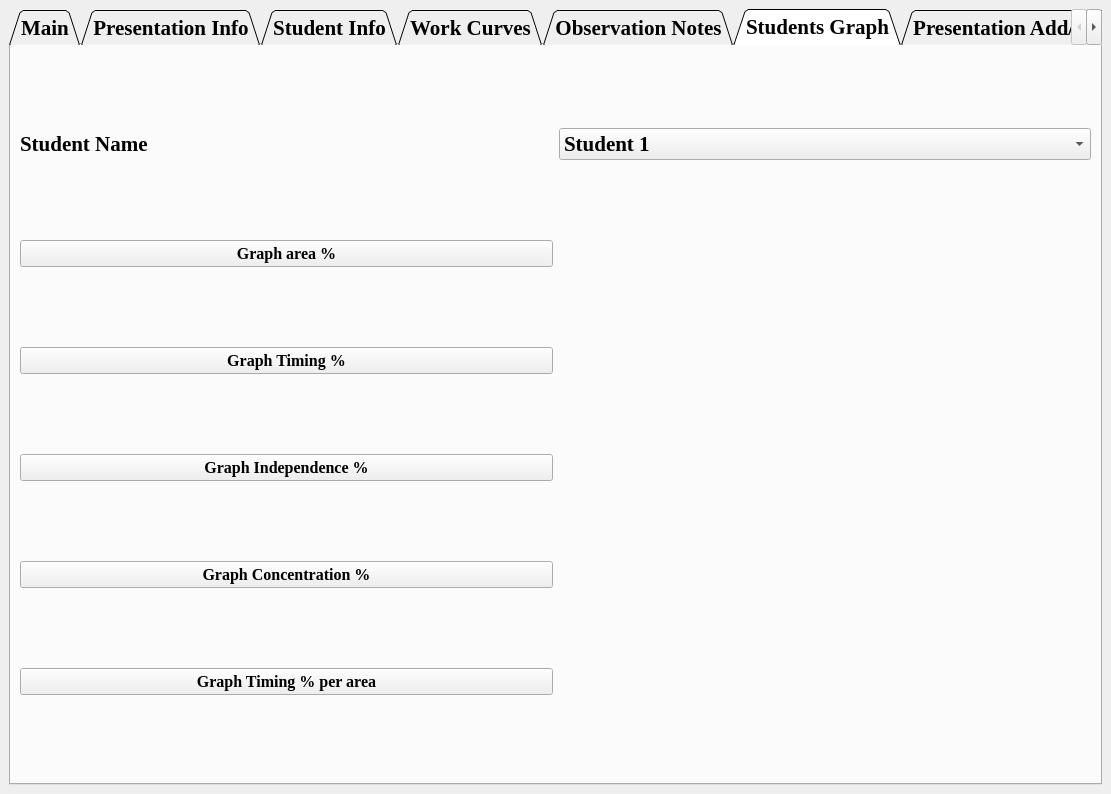
<?xml version="1.0" encoding="UTF-8"?>
<ui version="4.0">
 <class>MainWindow</class>
 <widget class="QMainWindow" name="MainWindow">
  <property name="geometry">
   <rect>
    <x>0</x>
    <y>0</y>
    <width>1111</width>
    <height>794</height>
   </rect>
  </property>
  <property name="windowTitle">
   <string>MainWindow</string>
  </property>
  <widget class="QWidget" name="centralwidget">
   <layout class="QGridLayout" name="gridLayout">
    <item row="0" column="1">
     <widget class="QTabWidget" name="tabWidget">
      <property name="font">
       <font>
        <family>Times New Roman</family>
        <pointsize>16</pointsize>
        <weight>75</weight>
        <bold>true</bold>
       </font>
      </property>
      <property name="styleSheet">
       <string notr="true"/>
      </property>
      <property name="tabShape">
       <enum>QTabWidget::Triangular</enum>
      </property>
      <property name="currentIndex">
       <number>5</number>
      </property>
      <widget class="QWidget" name="tab">
       <attribute name="title">
        <string>Main</string>
       </attribute>
      </widget>
      <widget class="QWidget" name="tab_3">
       <attribute name="title">
        <string>Presentation Info</string>
       </attribute>
       <layout class="QGridLayout" name="gridLayout_6">
        <item row="0" column="0">
         <widget class="QFrame" name="frame_3">
          <property name="frameShape">
           <enum>QFrame::StyledPanel</enum>
          </property>
          <property name="frameShadow">
           <enum>QFrame::Raised</enum>
          </property>
          <layout class="QGridLayout" name="gridLayout_5">
           <item row="0" column="1">
            <widget class="QComboBox" name="comboBox_2">
             <item>
              <property name="text">
               <string>Presentation 1</string>
              </property>
             </item>
            </widget>
           </item>
           <item row="0" column="0">
            <widget class="QLabel" name="label_6">
             <property name="text">
              <string>Presentation Name</string>
             </property>
            </widget>
           </item>
           <item row="0" column="2">
            <widget class="QPushButton" name="pushButton_7">
             <property name="text">
              <string>ADD</string>
             </property>
            </widget>
           </item>
           <item row="1" column="3">
            <widget class="QLineEdit" name="lineEdit_5"/>
           </item>
           <item row="3" column="3">
            <widget class="QLineEdit" name="lineEdit_6"/>
           </item>
           <item row="3" column="2">
            <widget class="QLabel" name="label_10">
             <property name="text">
              <string>SUB AREA</string>
             </property>
            </widget>
           </item>
           <item row="1" column="2">
            <widget class="QLabel" name="label_9">
             <property name="text">
              <string>AGE GROUP</string>
             </property>
            </widget>
           </item>
           <item row="1" column="1">
            <widget class="QLineEdit" name="lineEdit_3"/>
           </item>
           <item row="1" column="0">
            <widget class="QLabel" name="label_7">
             <property name="text">
              <string>NAME</string>
             </property>
            </widget>
           </item>
           <item row="3" column="0">
            <widget class="QLabel" name="label_8">
             <property name="text">
              <string>AREA</string>
             </property>
            </widget>
           </item>
           <item row="3" column="1">
            <widget class="QLineEdit" name="lineEdit_4"/>
           </item>
           <item row="4" column="0" colspan="4">
            <layout class="QHBoxLayout" name="horizontalLayout_2">
             <item>
              <widget class="QPushButton" name="pushButton_8">
               <property name="text">
                <string>EDIT</string>
               </property>
              </widget>
             </item>
             <item>
              <widget class="QPushButton" name="pushButton_9">
               <property name="text">
                <string>SAVE</string>
               </property>
              </widget>
             </item>
            </layout>
           </item>
          </layout>
         </widget>
        </item>
       </layout>
      </widget>
      <widget class="QWidget" name="tab_2">
       <attribute name="title">
        <string>Student Info</string>
       </attribute>
       <layout class="QGridLayout" name="gridLayout_2">
        <item row="0" column="0">
         <widget class="QFrame" name="frame">
          <property name="sizePolicy">
           <sizepolicy hsizetype="Expanding" vsizetype="Preferred">
            <horstretch>0</horstretch>
            <verstretch>0</verstretch>
           </sizepolicy>
          </property>
          <property name="frameShape">
           <enum>QFrame::StyledPanel</enum>
          </property>
          <property name="frameShadow">
           <enum>QFrame::Raised</enum>
          </property>
          <layout class="QGridLayout" name="gridLayout_3">
           <item row="0" column="2">
            <widget class="QPushButton" name="pushButton_6">
             <property name="sizePolicy">
              <sizepolicy hsizetype="Expanding" vsizetype="Fixed">
               <horstretch>0</horstretch>
               <verstretch>0</verstretch>
              </sizepolicy>
             </property>
             <property name="text">
              <string>ADD</string>
             </property>
            </widget>
           </item>
           <item row="4" column="0" colspan="3">
            <layout class="QHBoxLayout" name="horizontalLayout_3">
             <item>
              <widget class="QPushButton" name="pushButton">
               <property name="text">
                <string>Edit</string>
               </property>
              </widget>
             </item>
             <item>
              <widget class="QPushButton" name="pushButton_2">
               <property name="text">
                <string>Save</string>
               </property>
              </widget>
             </item>
            </layout>
           </item>
           <item row="1" column="0">
            <widget class="QLabel" name="label_2">
             <property name="text">
              <string>Name</string>
             </property>
            </widget>
           </item>
           <item row="2" column="0">
            <widget class="QLabel" name="label_3">
             <property name="text">
              <string>Age</string>
             </property>
            </widget>
           </item>
           <item row="0" column="0">
            <widget class="QLabel" name="label_5">
             <property name="text">
              <string>Student Name</string>
             </property>
            </widget>
           </item>
           <item row="3" column="0">
            <widget class="QLabel" name="label_4">
             <property name="text">
              <string>DOB (Date Of Birth)</string>
             </property>
            </widget>
           </item>
           <item row="1" column="1" colspan="2">
            <widget class="QLineEdit" name="lineEdit"/>
           </item>
           <item row="0" column="1">
            <widget class="QComboBox" name="comboBox">
             <property name="sizePolicy">
              <sizepolicy hsizetype="Expanding" vsizetype="Fixed">
               <horstretch>0</horstretch>
               <verstretch>0</verstretch>
              </sizepolicy>
             </property>
             <item>
              <property name="text">
               <string>Student 1</string>
              </property>
             </item>
             <item>
              <property name="text">
               <string>Student 2</string>
              </property>
             </item>
             <item>
              <property name="text">
               <string>Student 3</string>
              </property>
             </item>
            </widget>
           </item>
           <item row="5" column="0" colspan="3">
            <layout class="QHBoxLayout" name="horizontalLayout">
             <item>
              <widget class="QPushButton" name="pushButton_3">
               <property name="text">
                <string>Work Curve</string>
               </property>
              </widget>
             </item>
             <item>
              <widget class="QPushButton" name="pushButton_4">
               <property name="text">
                <string>Observations</string>
               </property>
              </widget>
             </item>
             <item>
              <widget class="QPushButton" name="pushButton_5">
               <property name="text">
                <string>Data</string>
               </property>
              </widget>
             </item>
            </layout>
           </item>
           <item row="3" column="1" colspan="2">
            <widget class="QDateEdit" name="dateEdit"/>
           </item>
           <item row="2" column="1" colspan="2">
            <widget class="QLineEdit" name="lineEdit_2"/>
           </item>
          </layout>
         </widget>
        </item>
       </layout>
      </widget>
      <widget class="QWidget" name="tab_4">
       <attribute name="title">
        <string>Work Curves</string>
       </attribute>
      </widget>
      <widget class="QWidget" name="tab_5">
       <attribute name="title">
        <string>Observation Notes</string>
       </attribute>
       <layout class="QGridLayout" name="gridLayout_7">
        <item row="0" column="0">
         <widget class="QFrame" name="frame_2">
          <property name="frameShape">
           <enum>QFrame::StyledPanel</enum>
          </property>
          <property name="frameShadow">
           <enum>QFrame::Raised</enum>
          </property>
          <layout class="QGridLayout" name="gridLayout_4">
           <item row="0" column="0">
            <widget class="QLabel" name="label_11">
             <property name="text">
              <string>Student Name</string>
             </property>
            </widget>
           </item>
           <item row="0" column="1" colspan="2">
            <widget class="QComboBox" name="comboBox_3">
             <item>
              <property name="text">
               <string>Student 1</string>
              </property>
             </item>
            </widget>
           </item>
           <item row="0" column="3">
            <widget class="QPushButton" name="pushButton_11">
             <property name="text">
              <string>SAVE</string>
             </property>
            </widget>
           </item>
           <item row="2" column="0" colspan="4">
            <widget class="QTextEdit" name="textEdit"/>
           </item>
           <item row="3" column="0" colspan="2">
            <widget class="QPushButton" name="pushButton_10">
             <property name="text">
              <string>EDIT</string>
             </property>
            </widget>
           </item>
           <item row="3" column="2" colspan="2">
            <widget class="QPushButton" name="pushButton_12">
             <property name="sizePolicy">
              <sizepolicy hsizetype="Expanding" vsizetype="Fixed">
               <horstretch>0</horstretch>
               <verstretch>0</verstretch>
              </sizepolicy>
             </property>
             <property name="text">
              <string>SAVE</string>
             </property>
            </widget>
           </item>
           <item row="1" column="0" colspan="4">
            <widget class="QLabel" name="label_12">
             <property name="text">
              <string>NotePad</string>
             </property>
             <property name="alignment">
              <set>Qt::AlignCenter</set>
             </property>
            </widget>
           </item>
          </layout>
         </widget>
        </item>
       </layout>
      </widget>
      <widget class="QWidget" name="tab_6">
       <attribute name="title">
        <string>Students Graph</string>
       </attribute>
       <layout class="QGridLayout" name="gridLayout_8">
        <item row="0" column="0">
         <widget class="QLabel" name="label_13">
          <property name="text">
           <string>Student Name</string>
          </property>
         </widget>
        </item>
        <item row="1" column="0">
         <widget class="QPushButton" name="pushButton_13">
          <property name="font">
           <font>
            <family>Times New Roman</family>
            <pointsize>12</pointsize>
            <weight>75</weight>
            <bold>true</bold>
           </font>
          </property>
          <property name="text">
           <string>Graph area %</string>
          </property>
         </widget>
        </item>
        <item row="1" column="2">
         <widget class="QLabel" name="label_14">
          <property name="text">
           <string/>
          </property>
         </widget>
        </item>
        <item row="2" column="0">
         <widget class="QPushButton" name="pushButton_15">
          <property name="font">
           <font>
            <family>Times New Roman</family>
            <pointsize>12</pointsize>
            <weight>75</weight>
            <bold>true</bold>
           </font>
          </property>
          <property name="text">
           <string>Graph Timing %</string>
          </property>
         </widget>
        </item>
        <item row="2" column="2">
         <widget class="QLabel" name="label_15">
          <property name="text">
           <string/>
          </property>
         </widget>
        </item>
        <item row="3" column="0">
         <widget class="QPushButton" name="pushButton_14">
          <property name="font">
           <font>
            <family>Times New Roman</family>
            <pointsize>12</pointsize>
            <weight>75</weight>
            <bold>true</bold>
           </font>
          </property>
          <property name="text">
           <string>Graph Independence %</string>
          </property>
         </widget>
        </item>
        <item row="3" column="2">
         <widget class="QLabel" name="label_16">
          <property name="text">
           <string/>
          </property>
         </widget>
        </item>
        <item row="4" column="0">
         <widget class="QPushButton" name="pushButton_17">
          <property name="font">
           <font>
            <family>Times New Roman</family>
            <pointsize>12</pointsize>
            <weight>75</weight>
            <bold>true</bold>
           </font>
          </property>
          <property name="text">
           <string>Graph Concentration %</string>
          </property>
         </widget>
        </item>
        <item row="4" column="2">
         <widget class="QLabel" name="label_17">
          <property name="text">
           <string/>
          </property>
         </widget>
        </item>
        <item row="5" column="0">
         <widget class="QPushButton" name="pushButton_16">
          <property name="font">
           <font>
            <family>Times New Roman</family>
            <pointsize>12</pointsize>
            <weight>75</weight>
            <bold>true</bold>
           </font>
          </property>
          <property name="text">
           <string>Graph Timing % per area</string>
          </property>
         </widget>
        </item>
        <item row="5" column="2">
         <widget class="QLabel" name="label_18">
          <property name="text">
           <string/>
          </property>
         </widget>
        </item>
        <item row="0" column="2">
         <widget class="QComboBox" name="comboBox_4">
          <item>
           <property name="text">
            <string>Student 1</string>
           </property>
          </item>
         </widget>
        </item>
       </layout>
      </widget>
      <widget class="QWidget" name="tab_7">
       <attribute name="title">
        <string>Presentation Add/Edit</string>
       </attribute>
       <layout class="QGridLayout" name="gridLayout_9">
        <item row="0" column="1">
         <widget class="QComboBox" name="comboBox_5"/>
        </item>
        <item row="0" column="0">
         <widget class="QLabel" name="label_19">
          <property name="text">
           <string>Presentation Name:</string>
          </property>
         </widget>
        </item>
        <item row="1" column="0" colspan="2">
         <widget class="QTableWidget" name="tableWidget">
          <property name="sizeAdjustPolicy">
           <enum>QAbstractScrollArea::AdjustToContents</enum>
          </property>
          <attribute name="horizontalHeaderStretchLastSection">
           <bool>true</bool>
          </attribute>
          <attribute name="verticalHeaderCascadingSectionResizes">
           <bool>true</bool>
          </attribute>
          <row>
           <property name="text">
            <string>New Row</string>
           </property>
          </row>
          <row>
           <property name="text">
            <string>New Row</string>
           </property>
          </row>
          <row>
           <property name="text">
            <string>New Row</string>
           </property>
          </row>
          <row>
           <property name="text">
            <string>New Row</string>
           </property>
          </row>
          <row>
           <property name="text">
            <string>New Row</string>
           </property>
          </row>
          <row>
           <property name="text">
            <string>New Row</string>
           </property>
          </row>
          <column>
           <property name="text">
            <string>New Column</string>
           </property>
          </column>
          <column>
           <property name="text">
            <string>Age Group</string>
           </property>
          </column>
          <column>
           <property name="text">
            <string>Mile Stones</string>
           </property>
          </column>
          <column>
           <property name="text">
            <string>Timing</string>
           </property>
          </column>
          <column>
           <property name="text">
            <string>Age</string>
           </property>
          </column>
          <column>
           <property name="text">
            <string>Area</string>
           </property>
          </column>
          <column>
           <property name="text">
            <string>Sub Area</string>
           </property>
          </column>
          <column>
           <property name="text">
            <string>Pre requisite</string>
           </property>
          </column>
          <column>
           <property name="text">
            <string>New Column</string>
           </property>
          </column>
          <column>
           <property name="text">
            <string>Material Type</string>
           </property>
          </column>
          <column>
           <property name="text">
            <string>Special Cosiderations</string>
           </property>
          </column>
          <column>
           <property name="text">
            <string>Control of Error</string>
           </property>
          </column>
         </widget>
        </item>
        <item row="2" column="1">
         <widget class="QPushButton" name="pushButton_18">
          <property name="text">
           <string>Import/Export</string>
          </property>
         </widget>
        </item>
       </layout>
      </widget>
      <widget class="QWidget" name="tab_8">
       <attribute name="title">
        <string>Student Add/Edit</string>
       </attribute>
       <layout class="QGridLayout" name="gridLayout_10">
        <item row="1" column="5">
         <widget class="QLabel" name="label_21">
          <property name="text">
           <string>Age:</string>
          </property>
         </widget>
        </item>
        <item row="1" column="3" colspan="2">
         <widget class="QComboBox" name="comboBox_6"/>
        </item>
        <item row="5" column="6">
         <widget class="QPushButton" name="pushButton_20">
          <property name="text">
           <string>Import/Export</string>
          </property>
         </widget>
        </item>
        <item row="3" column="4">
         <widget class="QLabel" name="label">
          <property name="text">
           <string/>
          </property>
         </widget>
        </item>
        <item row="5" column="5">
         <widget class="QPushButton" name="pushButton_19">
          <property name="text">
           <string>Save</string>
          </property>
         </widget>
        </item>
        <item row="1" column="2">
         <widget class="QLabel" name="label_20">
          <property name="text">
           <string>Student Name:</string>
          </property>
         </widget>
        </item>
        <item row="3" column="2">
         <widget class="QLabel" name="label_22">
          <property name="sizePolicy">
           <sizepolicy hsizetype="Preferred" vsizetype="Fixed">
            <horstretch>0</horstretch>
            <verstretch>0</verstretch>
           </sizepolicy>
          </property>
          <property name="text">
           <string>Date Of Birth:</string>
          </property>
         </widget>
        </item>
       </layout>
      </widget>
      <widget class="QWidget" name="tab_9">
       <attribute name="title">
        <string>Import / Export</string>
       </attribute>
       <layout class="QGridLayout" name="gridLayout_11">
        <item row="0" column="0">
         <widget class="QLabel" name="label_23">
          <property name="text">
           <string>Import Student:</string>
          </property>
         </widget>
        </item>
        <item row="0" column="1">
         <widget class="QPushButton" name="pushButton_21">
          <property name="text">
           <string>Search File</string>
          </property>
         </widget>
        </item>
        <item row="0" column="2">
         <widget class="QPushButton" name="pushButton_25">
          <property name="text">
           <string>Import</string>
          </property>
         </widget>
        </item>
        <item row="1" column="0">
         <widget class="QLabel" name="label_24">
          <property name="text">
           <string>Export StudentL</string>
          </property>
         </widget>
        </item>
        <item row="1" column="1">
         <widget class="QPushButton" name="pushButton_22">
          <property name="text">
           <string>Search Student</string>
          </property>
         </widget>
        </item>
        <item row="1" column="2">
         <widget class="QPushButton" name="pushButton_26">
          <property name="text">
           <string>Export</string>
          </property>
         </widget>
        </item>
        <item row="2" column="0">
         <widget class="QLabel" name="label_25">
          <property name="text">
           <string>Import Presentation:</string>
          </property>
         </widget>
        </item>
        <item row="2" column="1">
         <widget class="QPushButton" name="pushButton_23">
          <property name="text">
           <string>Search File</string>
          </property>
         </widget>
        </item>
        <item row="2" column="2">
         <widget class="QPushButton" name="pushButton_27">
          <property name="text">
           <string>Import</string>
          </property>
         </widget>
        </item>
        <item row="3" column="0">
         <widget class="QLabel" name="label_26">
          <property name="text">
           <string>Export Presetnation:</string>
          </property>
         </widget>
        </item>
        <item row="3" column="1">
         <widget class="QPushButton" name="pushButton_24">
          <property name="text">
           <string>Search Presentation</string>
          </property>
         </widget>
        </item>
        <item row="3" column="2">
         <widget class="QPushButton" name="pushButton_28">
          <property name="text">
           <string>Export</string>
          </property>
         </widget>
        </item>
        <item row="4" column="0">
         <widget class="QPushButton" name="pushButton_29">
          <property name="text">
           <string>Full Backup Import</string>
          </property>
         </widget>
        </item>
        <item row="4" column="1">
         <widget class="QPushButton" name="pushButton_30">
          <property name="text">
           <string>Full Backup Export</string>
          </property>
         </widget>
        </item>
       </layout>
      </widget>
     </widget>
    </item>
   </layout>
  </widget>
 </widget>
 <resources/>
 <connections/>
</ui>
